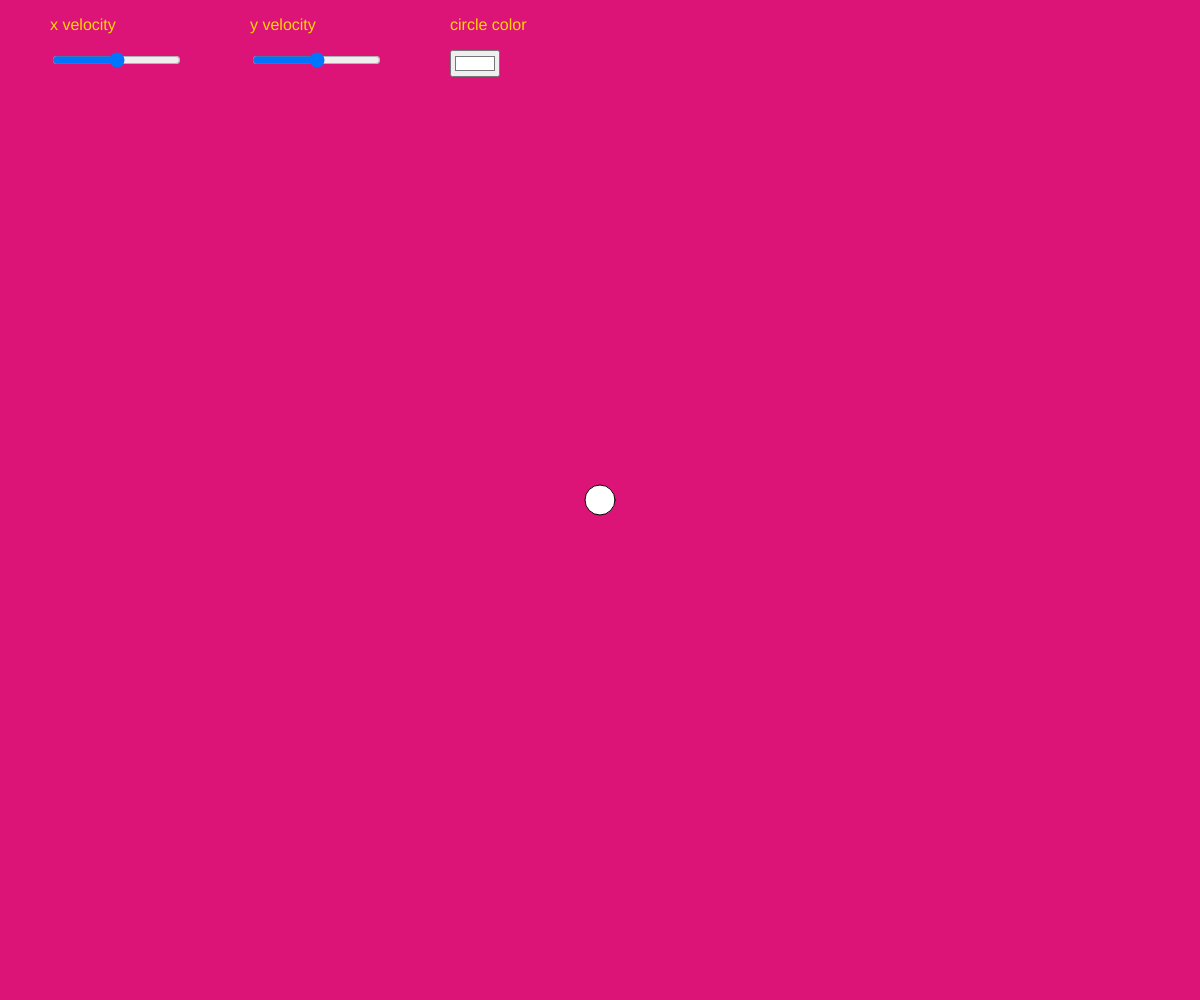
Frame 1 (no input)
Frame 60 (no input): identical to frame 1, image omitted
Frame 120 (the mouse pressed at the canvas centre since frame 60): identical to frame 1, image omitted

The p5.js sketch that drew this single still picture (run headless with seeded random() and noise() and a simulated clock; from frame 60 on, the mouse is pressed at the canvas centre):

// p5.js sketch
// ── sketch.js
let pos;

let velSliderX;
let velSliderY;

let circleColorPicker;

function setup() {
  createCanvas(windowWidth, windowHeight);
  textSize(16);

  velSliderX = createSlider(-10, 10, 0, 1);
  velSliderX.position(50, 50);

  velSliderY = createSlider(-10, 10, 0, 1);
  velSliderY.position(250, 50);

  circleColorPicker = createColorPicker("white");
  circleColorPicker.position(450, 50);

  pos = { x: width / 2, y: height / 2 };
}

function draw() {
  background(220, 20, 120);

  // draw circle
  fill(circleColorPicker.color());
  ellipse(pos.x, pos.y, 30, 30);

  // draw labels
  fill("gold");
  text("x velocity", 50, 30);
  text("y velocity", 250, 30);
  text("circle color", 450, 30);

  // update positions
  pos.x += velSliderX.value();
  pos.y += velSliderY.value();
}
